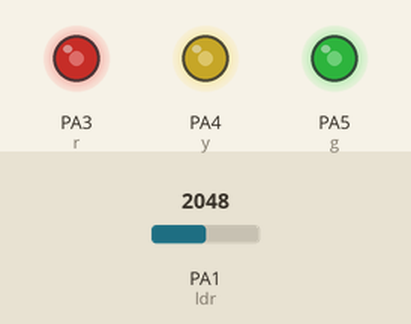
Simulated run of this sketch. Board: STM32 Blue Pill. Shown: output pins drawn as LEDs (lit = HIGH). Inputs (shaded band) come from the test bench; at power-on: PA1 (ldr) = 2048. What the sketch prints to the serial monitor is not drawn.

Above: at 1.2 s.
1.3 s: PA1 (ldr) set to 2866
At 2.5 s:
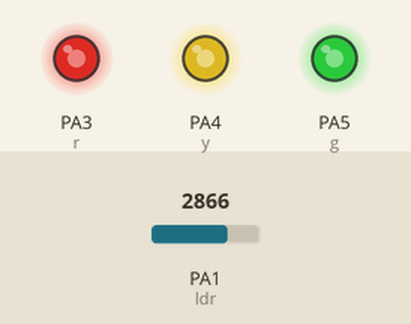
2.8 s: PA1 (ldr) set to 3603
At 3.7 s:
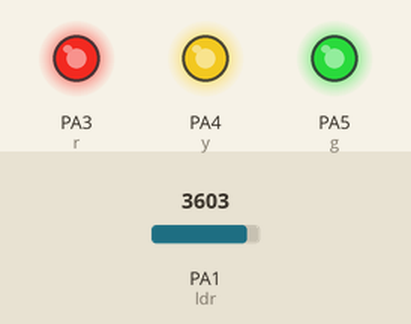
4.3 s: PA1 (ldr) set to 491
At 4.8 s:
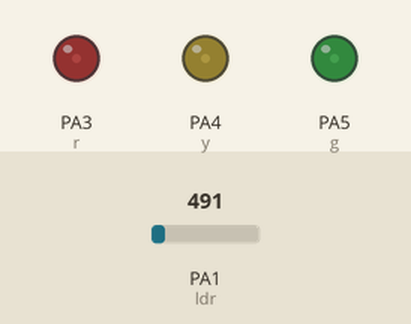
5.8 s: PA1 (ldr) set to 0
At 7.0 s:
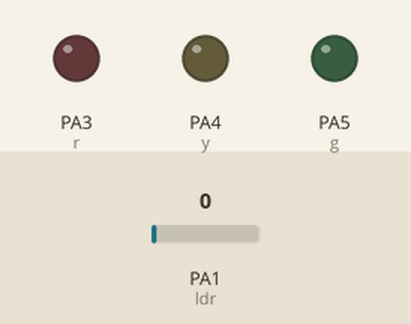
7.3 s: PA1 (ldr) set to 2047
At 8.3 s:
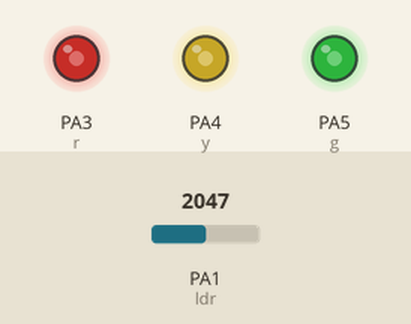
Timing chart, 0 to 9.8 s (numbered marks = the images above; inputs shaded):
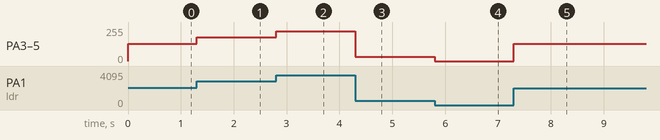

Measured:
- after the input at 1.3 s, PA3 (r), PA4 (y), PA5 (g): 128/255 → 179/255 at once
- after the input at 2.8 s, PA3 (r), PA4 (y), PA5 (g): 179/255 → 225/255 at once
- after the input at 4.3 s, PA3 (r), PA4 (y), PA5 (g): 225/255 → 31/255 at once
- after the input at 5.8 s, PA3 (r), PA4 (y), PA5 (g): 31/255 → 0/255 at once
- after the input at 7.3 s, PA3 (r), PA4 (y), PA5 (g): 0/255 → 128/255 at once

The sketch:

ldr.ino
```cpp
int ldr = PA1;
int r = PA3;
int y = PA4;
int g = PA5;

void setup() {
  // put your setup code here, to run once:
  pinMode(r, OUTPUT);
  pinMode(ldr, INPUT);
  Serial.begin(9600);
}

void loop() {
  // put your main code here, to run repeatedly
  int vldr = analogRead(ldr);
  Serial.println(vldr);
  vldr = map(vldr, 4095, 0, 255, 0);

  analogWrite(r, vldr);
  analogWrite(y, vldr);
  analogWrite(g, vldr);
}
```
